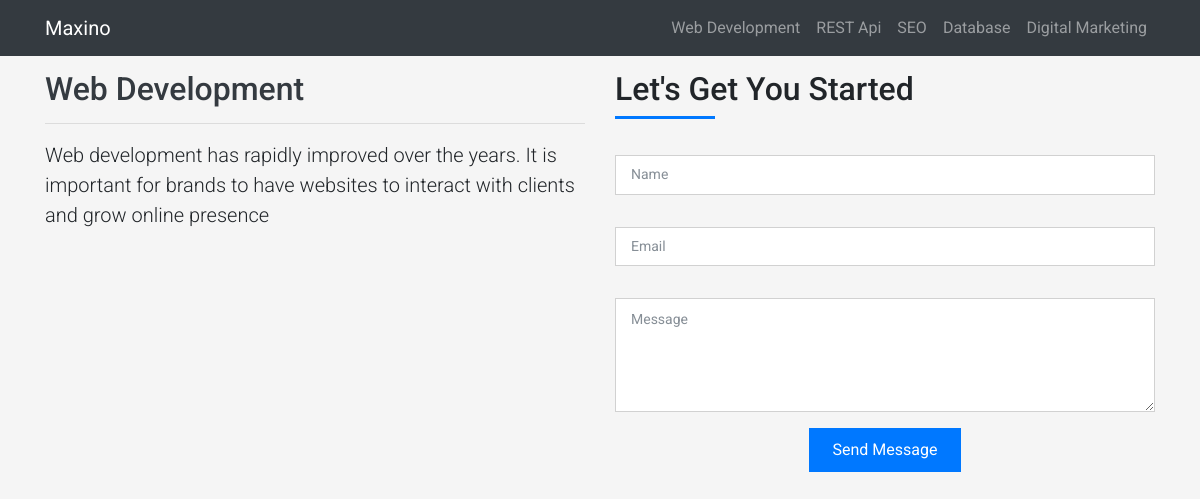
The page /service/web-development on the database its author committed.
### Portfolio/models.py (models this page shows, shortened)
class Service(db.Model):
    id = db.Column(db.Integer, primary_key=True)
    title = db.Column(db.String(150), nullable=False)
    slug = db.Column(db.String(150), nullable=False)
    icon = db.Column(db.String(150), nullable=False)
    heading = db.Column(db.Text())
    description = db.Column(db.Text())

### Portfolio/main/routes.py (the view, shortened to what this page needs)
@main.route('/service/<string:slug>', methods=['GET', 'POST'])
def service(slug):
    services = Service.query.all()
    form = ContactForm()
    service = Service.query.filter_by(slug=slug).first()
    return render_template('service.html', service=service, form=form, services=services)

### Portfolio/main/forms.py
class ContactForm(FlaskForm):
    name = StringField(
        validators=[Length(min=2, max=50, message='Minimum 2 characters Maxinmun 50')])
    email = StringField(validators=[Email(message="must be an email")])
    message = TextAreaField()

### Portfolio/__init__.py (called while the page is built)
@app.teardown_appcontext
def shutdown_session(exception=None):
    db.session.remove()

### Portfolio/templates/service.html (shortened to what this page needs)
<!DOCTYPE html>
<html lang="en" prefix="og: http://ogp.me/ns#">
  <head>
    <link rel="stylesheet" href="{{ url_for('static', filename='css/font-awesome.min.css') }}">
    <link rel="stylesheet" href="{{ url_for('static', filename='css/bootstrap.css') }}">
    <link rel="stylesheet" href="{{ url_for('static', filename='css/style.css') }}">
  </head>
<body>
  <nav class="navbar navbar-expand-sm bg-dark navbar-dark mb-3">
    <div class="container">
     <a href="{{url_for('main.index')}}" class="navbar-brand">Maxino</a>
    <div class="collapse navbar-collapse" id="nav">
      <ul class="navbar-nav ml-auto">
          {% for service in services %}
          <li class="nav-item"><a href="{{url_for('main.service', slug=service.slug)}}" class="nav-link">{{service.title}}</a></li>
          {% endfor %}
      </ul>
    </div>
    </div>
  </nav>
  <div class="container">
    <div class="row">
      <div class="col-md-6">
        <h2 class="text-dark">{{service.title}}</h2>
           <hr>
           <p class="lead">{{service.description}}</p>
      </div>
      <div class="col-md-6">
        <div class="title-box-2">
          <h5 class="title-left">
            Let's Get You Started
          </h5>
        </div>
        <div>
          <form  method="POST" role="form" class="php-email-form">
            <div class="row">
              <div class="col-md-12 mb-3">
                <div class="form-group">
                  {{form.name(class="form-control", placeholder="Name")}}
                </div>
              </div>
              <div class="col-md-12 mb-3">
                <div class="form-group">
                  {{form.email(class="form-control", placeholder="Email")}}
                </div>
              </div>
              <div class="col-md-12">
                <div class="form-group">
                  {{form.message(class="form-control", placeholder="Message", rows=5)}}
                </div>
              </div>
              <div class="col-md-12 text-center">
                <button type="submit" class="button button-a button-big button-rouded">Send Message</button>
              </div>
            </div>
          </form>
        </div>
      </div>
    </div>
  </div>
</body>
</html>

### Portfolio/static/css/style.css (style rules this page uses)
html { scroll-behavior: smooth; position: relative; }
body { background-color: #f5f5f5; }
body { font-family: 'Roboto', sans-serif; font-size: 16px; }
a { color: #1e1e1e; text-decoration: none; transition: all 0.5s ease-in-out; }
.title-box-2 { margin-bottom: 3rem; }
.title-left { font-size: 2rem; position: relative; }
.title-left:before { content: ""; position: absolute; height: 3px; background-color: #0078ff; width: 100px; bottom: -12px; }
.php-email-form input, .php-email-form textarea { border-radius: 0; box-shadow: none; font-size: 14px; }
.php-email-form input { padding: 10px 15px; }
.php-email-form textarea { padding: 12px 15px; margin-bottom: 0; }
.php-email-form button[type=submit] { background: #0078ff; border: 0; padding: 10px 24px; color: #fff; transition: 0.4s; }

### rows shown on the page
Service: title "Web Development", description "Web development has rapidly improved over the years. It is important for brands to have websites to interact with clients and grow online presence"
Service: title "REST Api"
Service: title "SEO"
Service: title "Database"
Service: title "Digital Marketing"
